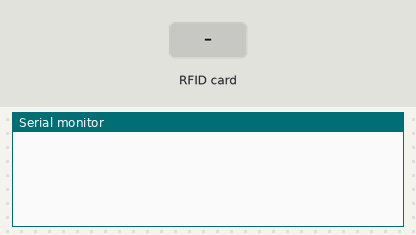
The sketch below on a simulated Arduino Uno, built with avr-gcc and run on an emulated ATmega328P. On the bench: the last lines printed to the serial monitor. The inputs (shaded band) are chosen by the test bench.

Above: at 1.2 s.
1.3 s: RFID card A1 17 E8 2B held to the reader
At 2.3 s:
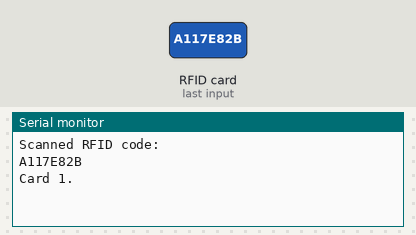
2.8 s: RFID card 7E 82 12 23 held to the reader
At 3.7 s:
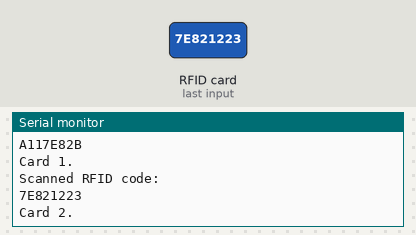
4.3 s: RFID card 5E 7A 19 C4 held to the reader
At 4.7 s:
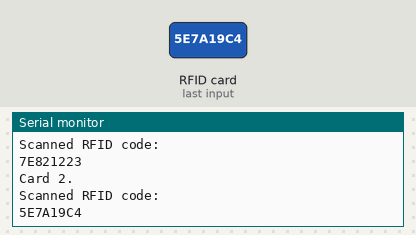

Measured:
- after the input at 1.3 s, the serial monitor: prints a new line at once (image 1)
- after the input at 2.8 s, the serial monitor: prints a new line at once (image 2)
- after the input at 4.3 s, the serial monitor: prints a new line at once (image 3)

The sketch:

PLab_RFID_check.ino
```cpp
// July/2014 Omer Siar Baysal
#include <SPI.h>
#include <MFRC522.h>

int successRead; // Variable integer to keep if we have Successful Read from Reader

byte readCard[4];           // Stores scanned ID read from RFID Module

/* We need to define MFRC522's pins and create instance
 * Pin layout should be as follows (on Arduino Uno):
 * MOSI: Pin 11 / ICSP-4
 * MISO: Pin 12 / ICSP-1
 * SCK : Pin 13 / ICSP-3
 * SS : Pin 10 (Configurable)
 * RST : Pin 9 (Configurable)
 * look MFRC522 Library for
 * pin configuration for other Arduinos.
 */

#define SS_PIN 10
#define RST_PIN 9
MFRC522 mfrc522(SS_PIN, RST_PIN);	// Create MFRC522 instance.

// My cards
byte myCard1[4] = {0xA1,0x17,0xE8,0x2B}; // Card #1
byte myCard2[4] = {0x7E,0x82,0x12,0x23}; // Card #2


///////////////////////////////////////// Setup ///////////////////////////////////
void setup() {

  //Protocol Configuration
  Serial.begin(9600);	 // Initialize serial communications with PC
  SPI.begin();           // MFRC522 Hardware uses SPI protocol
  mfrc522.PCD_Init();    // Initialize MFRC522 Hardware
}


///////////////////////////////////////// Main Loop ///////////////////////////////////
void loop() {
  successRead = getID(); // sets successRead to 1 when we get read from reader otherwise 0
  if (successRead) ; //the program will not go further while you not get a successful read
  {
    if (areEqual(readCard,myCard1)) {
      Serial.println("Card 1."); };
    if (areEqual(readCard,myCard2)) {
      Serial.println("Card 2."); };
  }
}


int getID() {
  for (int i = 0; i < 4; i++) {  //
    readCard[i] = 0;
  };
  // Getting ready for Reading PICCs
  if ( ! mfrc522.PICC_IsNewCardPresent()) { //If a new PICC placed to RFID reader continue
    return 0;
  }
  if ( ! mfrc522.PICC_ReadCardSerial()) { //Since a PICC placed get Serial and continue
    return 0;
  }
  Serial.println("Scanned RFID code:");
  for (int i = 0; i < 4; i++) {  //
    readCard[i] = mfrc522.uid.uidByte[i];
    Serial.print(readCard[i], HEX);
  }
  Serial.println("");
  mfrc522.PICC_HaltA(); // Stop reading
  return 1;
}


boolean areEqual( byte a[], byte b[] ) {
  boolean match = true; // Assume they match at first
  for ( int k = 0; k < 4; k++ ) { // Loop 4 times
    if ( a[k] != b[k] ) // IF a != b then set match = false, one fails, all fail
      match = false;
  }
  return match;
}
```
